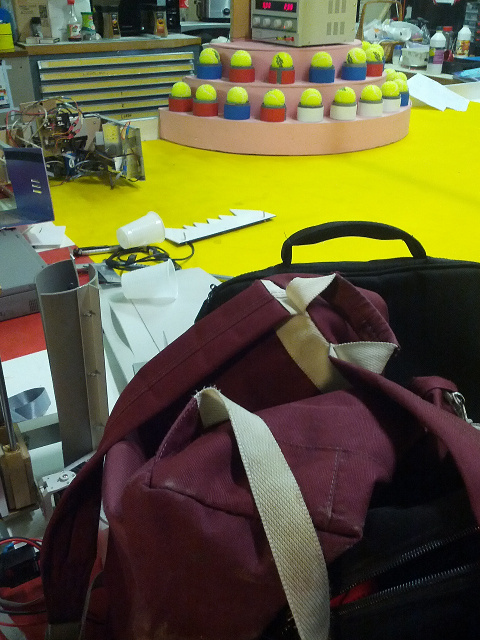
//> input picture software/android/INTech/jni/img/1.jpg, 480 x 640 px
$ ./main img/1.jpg img/2.jpg   (built with g++ and OpenCV 4)
//> lines starting //> are read from the running program, lines starting //| are printed output that depends on the picture; after the words box and inside, x2 and y2 are one past the last pixel; in counts of white or black regions, pixels touching at a corner belong together
//> further down, src is the input picture: 640 rows x 480 cols, CV_8UC3; mean B, G, R 57.4, 93.4, 98
### software/android/cpp/ballidentifier.h
#ifndef BALLDETECTOR_H
#define BALLDETECTOR_H

#include "ball.h"
#include <vector>
#include <map>

class BallIdentifier
{
public:
    BallIdentifier(std::map<int,cv::Point2f> &model, std::vector<Ball*> &balls);
    std::vector<Ball*> identifyBalls();

private:
    float _errorWithModel(std::map<int,cv::Point2f> &model, std::vector<Ball*> &balls);
    void _identifyBallsWithModel(std::map<int,cv::Point2f> &model, std::vector<Ball*> &balls);
    std::vector<Ball*> _createRemainingBall(std::map<int,cv::Point2f> &model, std::vector<Ball*> &balls);
    std::map<int,cv::Point2f> _findClosestModel();
    std::vector<int> _getIdsDetected(std::vector<Ball*> &balls);

private:
    std::map<int,cv::Point2f> &model;
    std::vector<Ball*> &balls;
    Ball *left_ball;
    Ball *right_ball;
};

#endif // BALLDETECTOR_H

### software/android/cpp/model.h
#ifndef MODEL_H
#define MODEL_H

#include <string>
#include <map>

#include <opencv2/core/core.hpp>

class Model
{
public:
    static std::map<int,cv::Point2f> getRepartitionModel(std::string color);
};

#endif // MODEL_H

### software/android/cpp/morpho.h
#ifndef MORPHO_H
#define MORPHO_H

#include <opencv2/core/core.hpp>

class Morpho
{
public:
    Morpho();
    static void erosion(cv::Mat &src, cv::Mat &dst, int erosion_size);
    static void dilatation(cv::Mat &src, cv::Mat &dst, int dilation_size);
    static void closing(cv::Mat &src, cv::Mat &dst, int closing_size);

private:
    static cv::Mat getKernel(int size);
};

#endif // MORPHO_H

### software/android/cpp/ball.h
#ifndef BALL_H
#define BALL_H

#include <map>
#include <opencv2/core/core.hpp>

class Ball
{
public:
    enum Type {
        UNVALID_BALL, RED_BALL, BLUE_BALL, WHITE_BALL
    };
    struct CheckPoint {
        cv::Point2f point;
        Type type;
    };
    Ball(cv::Point2f center, float radius, bool detected_firstime = true);
    int getId();
    void setId(int id);
    Type getType();
    void setType(Type type);
    std::vector<CheckPoint> getCheckPoints();
    void setCheckPoints(std::vector<CheckPoint> points);
    bool isFirstTimeDetected();
    cv::Point2f getCenter();
    float getRadius();
    Type analyzeColor(cv::Vec3b color);
    float distanceWith(cv::Point2f &point);
    void distanceWithClosestPoint(std::map<int,cv::Point2f> &model, float &distance, int &id, bool auto_ignore = false);
    void distanceWithClosestBall(std::vector<Ball*> &balls, float &distance);
    static cv::Scalar getColorScalar(Type type);

private:
    int id;
    cv::Point2f center;
    float radius;
    Type type;
    std::vector<CheckPoint> check_points;
    bool detected_firstime;
};

#endif // BALL_H

### software/android/cpp/ballidentifier.cpp
#include "ballidentifier.h"

#include <iostream>

using namespace std;
using namespace cv;

BallIdentifier::BallIdentifier(map<int,Point2f> &model, vector<Ball*> &balls):
    model(model),
    balls(balls)
{

}

vector<Ball*> BallIdentifier::identifyBalls()
{
    vector<Ball*> new_balls;

    if (balls.size() == 0) return new_balls;

    // Récupère le modèle le plus proche
    map<int,Point2f> closest_model = _findClosestModel();

    // Identifie les balles
    _identifyBallsWithModel(closest_model, balls);

    // Au cas où toutes les balles ne sont pas identifiées, tentative de reconstitution
    if (_getIdsDetected(balls).size() > 1 && _getIdsDetected(balls).size() < 10)
    {
        new_balls = _createRemainingBall(closest_model, balls);
    }

    return new_balls;
}

map<int,Point2f> BallIdentifier::_findClosestModel()
{
    // Balle servant de référence pour la translation
    Ball reference = *balls.at(0);
    Point2f reference_center = reference.getCenter();

    // Modèle ayant le plus de correspondances
    map<int,Point2f> closest_model;

    float min_error = numeric_limits<float>::max();
    map<int,Point2f>::iterator model_iterator;

    // Tentatives de translation du modèle pour coller à la disposation actuelle des balles
    for (model_iterator = model.begin(); model_iterator != model.end(); ++model_iterator)
    {
        Point2f translation(reference_center.x - model_iterator->second.x, reference_center.y - model_iterator->second.y);
        map<int,Point2f> translated_model;

        for (map<int,Point2f>::iterator iterator = model.begin(); iterator != model.end(); ++iterator)
        {
            Point2f original_point = iterator->second;
            Point2f translated_point(original_point.x + translation.x, original_point.y + translation.y);
            translated_model.insert(pair<int,Point2f>(iterator->first,translated_point));
        }

        float error = _errorWithModel(translated_model, balls);

        if (error < min_error)
        {
            min_error = error;
            closest_model = translated_model;
        }
    }

    cout << "Distance au modèle: " << min_error << endl;

    return closest_model;
}


float BallIdentifier::_errorWithModel(map<int,Point2f> &model, vector<Ball*> &balls)
{
    float sum_error = 0;

    for (vector<Ball*>::iterator iterator = balls.begin(); iterator != balls.end(); ++iterator)
    {
        Ball *ball = *iterator;
        float error = 0;
        int id = 0;
        ball->distanceWithClosestPoint(model, error, id);
        sum_error += error;
    }

    return sum_error;
}

void BallIdentifier::_identifyBallsWithModel(map<int,Point2f> &model, vector<Ball*> &balls)
{
    for (vector<Ball*>::iterator iterator = balls.begin(); iterator != balls.end(); ++iterator)
    {
        Ball *ball = *iterator;
        float error = 0;
        int id = 0;
        ball->distanceWithClosestPoint(model, error, id);
        ball->setId(id);
    }
}

vector<int> BallIdentifier::_getIdsDetected(vector<Ball*> &balls)
{
    vector<int> ids;

    for (vector<Ball*>::iterator iterator = balls.begin(); iterator != balls.end(); ++iterator)
    {
        Ball *ball = *iterator;
        if (ball->getId() > 0)
        {
            ids.push_back(ball->getId());
        }
    }

    return ids;
}

// [20 lines left out: function _createRemainingBall, not called in this run]

### software/android/cpp/ball.cpp
#include "ball.h"

#include <algorithm>
#include <iostream>

using namespace cv;
using namespace std;

Ball::Ball(Point2f center, float radius, bool detected_firstime):
    id(0),
    center(center),
    radius(radius),
    detected_firstime(detected_firstime)
{
    // Point de contrôle par défaut
    Point2f point(center);
    CheckPoint check_point;
    check_point.point = point;
    check_point.type = BLUE_BALL;

    // Liste des points de contrôle
    check_point.point.y += 3 * radius / 2;
    check_points.push_back(check_point);
    check_point.point.x += 3 * radius / 4;
    check_points.push_back(check_point);
    check_point.point.x -= 6 * radius / 4;
    check_points.push_back(check_point);
}

int Ball::getId()
{
    return id;
}

void Ball::setId(int id)
{
    this->id = id;
}

Point2f Ball::getCenter()
{
    return center;
}

float Ball::getRadius()
{
    return radius;
}

Ball::Type Ball::getType()
{
    return type;
}

// [4 lines left out: function setType, not called in this run]

vector<Ball::CheckPoint> Ball::getCheckPoints()
{
    return check_points;
}

void Ball::setCheckPoints(vector<Ball::CheckPoint> points)
{
    check_points = points;

    // Détermine la couleur en fonction de la majorité des check_points
    int results[4] = {0, 0, 0, 0};
    for (vector<CheckPoint>::iterator point = check_points.begin(); point != check_points.end(); ++point)
    {
        results[point->type]++;
    }

    type = (Type) (max_element(results, results + 4) - results);
}

bool Ball::isFirstTimeDetected()
{
    return detected_firstime;
}

Ball::Type Ball::analyzeColor(Vec3b color)
{
    int h = (int) color[0];
    int s = (int) color[1];
    int v = (int) color[2];
    int tolerance = 5;
    int blue_color = 105;
    int red_color = 3;

    if (s <= 50 && v >= 150)
    {
        return WHITE_BALL;
    }

    if (h >= blue_color - tolerance && h <= blue_color + tolerance)
    {
        return BLUE_BALL;
    }

    if (h >= red_color - tolerance && h <= red_color + tolerance)
    {
        return RED_BALL;
    }

    return UNVALID_BALL;
}

float Ball::distanceWith(Point2f &point)
{
    return (point.x - center.x) * (point.x - center.x) + (point.y- center.y) * (point.y - center.y);
}

void Ball::distanceWithClosestPoint(map<int,Point2f> &model, float &distance, int &id, bool auto_ignore)
{
    float min_d = numeric_limits<float>::max();
    int current_id;
    map<int,Point2f>::iterator iterator;

    for (iterator = model.begin(); iterator != model.end(); ++iterator)
    {
        float d = distanceWith(iterator->second);

        if (min_d >= d && (d > 0 || !auto_ignore))
        {
            min_d = d;
            current_id = iterator->first;
        }
    }

    distance = min_d;
    id = current_id;
}

// [13 lines left out: function distanceWithClosestBall, not called in this run]

Scalar Ball::getColorScalar(Type type)
{
    Scalar color(0, 0, 0);

    if (type == RED_BALL)
    {
        color.val[2] = 255;
    }
    else if (type == BLUE_BALL)
    {
        color.val[0] = 255;
    }
    else if (type == WHITE_BALL)
    {
        color.val[0] = 255;
        color.val[1] = 255;
        color.val[2] = 255;
    }

    return color;
}

### software/android/cpp/model.cpp
#include "model.h"
#include "ball.h"

#include <iostream>

using namespace cv;
using namespace std;

map<int,Point2f> Model::getRepartitionModel(string)
{
    std::map<int,cv::Point2f> model;
    model.insert(pair<int,Point2f>(1,Point(180,90)));
    model.insert(pair<int,Point2f>(2,Point(206,92)));
    model.insert(pair<int,Point2f>(3,Point(237,95)));
    model.insert(pair<int,Point2f>(4,Point(274,97)));
    model.insert(pair<int,Point2f>(5,Point(311,97)));
    model.insert(pair<int,Point2f>(6,Point(346,95)));
    model.insert(pair<int,Point2f>(7,Point(209,55)));
    model.insert(pair<int,Point2f>(8,Point(241,58)));
    model.insert(pair<int,Point2f>(9,Point(283,59)));
    model.insert(pair<int,Point2f>(10,Point(322,59)));

    return model;
}

### software/android/cpp/morpho.cpp
#include "morpho.h"

#include <opencv2/imgproc/imgproc.hpp>

using namespace cv;

Morpho::Morpho()
{
}

void Morpho::erosion(Mat &src, Mat &dst, int erosion_size)
{
    Mat kernel = getKernel(erosion_size);
    erode(src, dst, kernel);
}

// [5 lines left out: function dilatation, not called in this run]

void Morpho::closing(Mat &src, Mat &dst, int closing_size)
{
    Mat kernel = getKernel(closing_size);
    morphologyEx(src, dst, MORPH_CLOSE, kernel);
}

Mat Morpho::getKernel(int size)
{
    return getStructuringElement(MORPH_ELLIPSE, Size(2*size + 1, 2*size + 1), Point(size, size));
}

### software/android/cpp/processing.cpp
#include "processing.h"
#include "morpho.h"
#include "ballidentifier.h"
#include "model.h"

#include <sstream>
#include <iostream>
#include <string>
#include <vector>
#include <map>

#include <opencv2/imgproc/imgproc.hpp>

using namespace cv;
using namespace std;

Processing::Processing():
    cake_borders(0, 0, 230, 100),
    model(Model::getRepartitionModel("red")),
    image_partition(40),
    erode_kernel_size(1),
    closing_kernel_size(0),
    min_ball_area(90),
    max_ball_area(280),
    min_yellow_color(31, 140, 140),
    max_yellow_color(37, 250, 250)
{
}

Processing::~Processing()
{
    clearResults();
}

Processing& Processing::instance()
{
    static Processing _instance;
    return _instance;
}

void Processing::loadImage(cv::Mat &image)
{
    // Image initiale en BGR
    image_bgr = image;

    // Réduction du bruit
    GaussianBlur(image_bgr, image_bgr, Size(3, 3), 1, 1);

    // Image HSV
    cvtColor(image_bgr, image_hsv, CV_BGR2HSV);
//> image_hsv: 640 rows x 480 cols, CV_8UC3; mean H, S, V 84.7, 116.5, 105.4

    // Extraction de la couleur jaune
    inRange(image_hsv, min_yellow_color, max_yellow_color, raw_balls_mask);
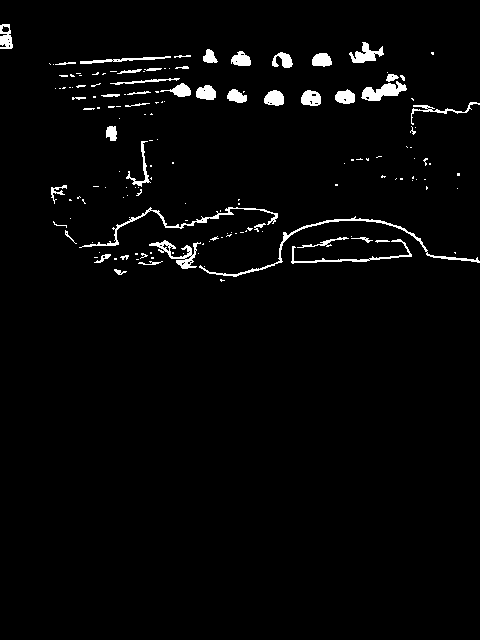
//> raw_balls_mask: 640 rows x 480 cols, CV_8UC1; 2.6% white; 155 white regions (111 under 20 px), largest, box (x1, y1, x2, y2) and area: (199, 216, 480, 277) 787, (79, 207, 278, 248) 627, (361, 81, 407, 101) 477
}

void Processing::process()
{
    // Nettoyage des masques
    _cleanBallsMask();

    // Détection des contours sur les balles
    vector<Contour> balls_contours = _findContours(filtered_balls_mask);

    // Affichage des contours sur l'image
    image_contours = image_bgr.clone();
    drawContours(image_contours, balls_contours, -1, Scalar(0, 0, 255));

    // Détection des contours pouvant représenter des balles de tennis
    results = _findBalls(balls_contours);
    cout << results.size() << " forme(s) ressemblant à des balles" << endl;
    if (results.size() == 0) return;

    // Filtre les balles et garde uniquement celles associées à une couleur
    vector<Ball*> balls_with_color = _keepBallsWithColor(results);
    cout << balls_with_color.size() << " balle(s) avec une couleur" << endl;

    // Détecte le centre des balles
    Point2f cake_center = _getApproximativeCakeCenter(balls_with_color);
    cake_borders.x = cake_center.x - cake_borders.width / 2;
    cake_borders.y = cake_center.y - cake_borders.height / 2;

    // Exclusion des balles hors de la zone estimée du gateau
    vector<Ball*> valid_balls = _keepBallsInCakeBorders(balls_with_color);
    cout << valid_balls.size() << " balle(s) dans la zone estimée du gateau" << endl;

    // Identifie les balles selon le modèle
    BallIdentifier detector(model, valid_balls);
    vector<Ball*> new_balls = detector.identifyBalls();

    // De nouvelles balles ont été créée à partir du modèle
    if (new_balls.size() > 0)
    {
        cout << new_balls.size() << " nouvelle(s) balle(s) rattrapée(s)" << endl;

        // Traitement des nouvelles balles créés par le modèle
        for (vector<Ball*>::iterator ball = new_balls.begin(); ball != new_balls.end(); ++ball)
        {
            _findBallColor(image_hsv, *ball);
        }

        results.insert(results.end(), new_balls.begin(), new_balls.end());
    }


    // Affichage des balles sur l'image de résultats
    image_results = image_bgr.clone();
    _drawBalls(results, image_results);

    cout << "-------------------------------" << endl;
}

void Processing::clearResults()
{
    for (vector<Ball*>::iterator ball = results.begin(); ball != results.end(); ++ball)
    {
        if (*ball != 0)
        {
            delete *ball;
        }
    }
}

void Processing::_cleanBallsMask()
{
    Morpho::closing(raw_balls_mask, filtered_balls_mask, closing_kernel_size);
    Morpho::erosion(filtered_balls_mask, filtered_balls_mask, erode_kernel_size);
//> in erosion, `erode(src, dst, kernel);`:
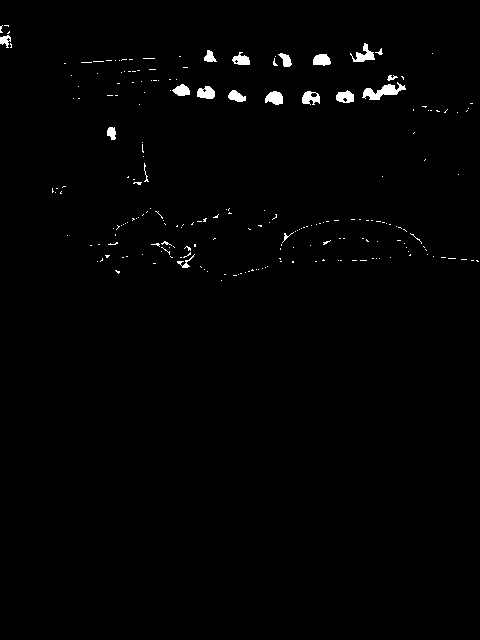
//> src: 640 rows x 480 cols, CV_8UC1; 1% white; 219 white regions (199 under 20 px)
}

vector<Processing::Contour> Processing::_findContours(Mat &mask)
{
    // Détection des contours sur l'image (binaire)
    vector<Processing::Contour> contours;
    Mat clone_mask = mask.clone();
    findContours(clone_mask, contours, CV_RETR_EXTERNAL, CV_CHAIN_APPROX_SIMPLE);
//> contours = 219 contours, 203 with area under 20; largest, box (x1, y1, x2, y2) and area: (362, 82, 406, 100) 291, (265, 91, 283, 105) 162, (197, 86, 215, 99) 158, (350, 43, 375, 62) 156, (302, 91, 320, 105) 155

    // Garde l'enveloppe convexe des contours détectés
    vector<Processing::Contour> convex_contours;
    for (vector<Processing::Contour>::iterator contour = contours.begin(); contour != contours.end(); ++contour)
    {
        Processing::Contour convex_contour;
        convexHull(*contour, convex_contour);
        convex_contours.push_back(convex_contour);
    }
//> this loop made 219 passes
//> convex_contour on passes 1 to 3: 1 Point (x, y): [221, 280], 2 Points (x, y): [236, 275], [233, 275], 1 Point (x, y): [238, 274]
//> (the rest of the program and of its run is left out)
